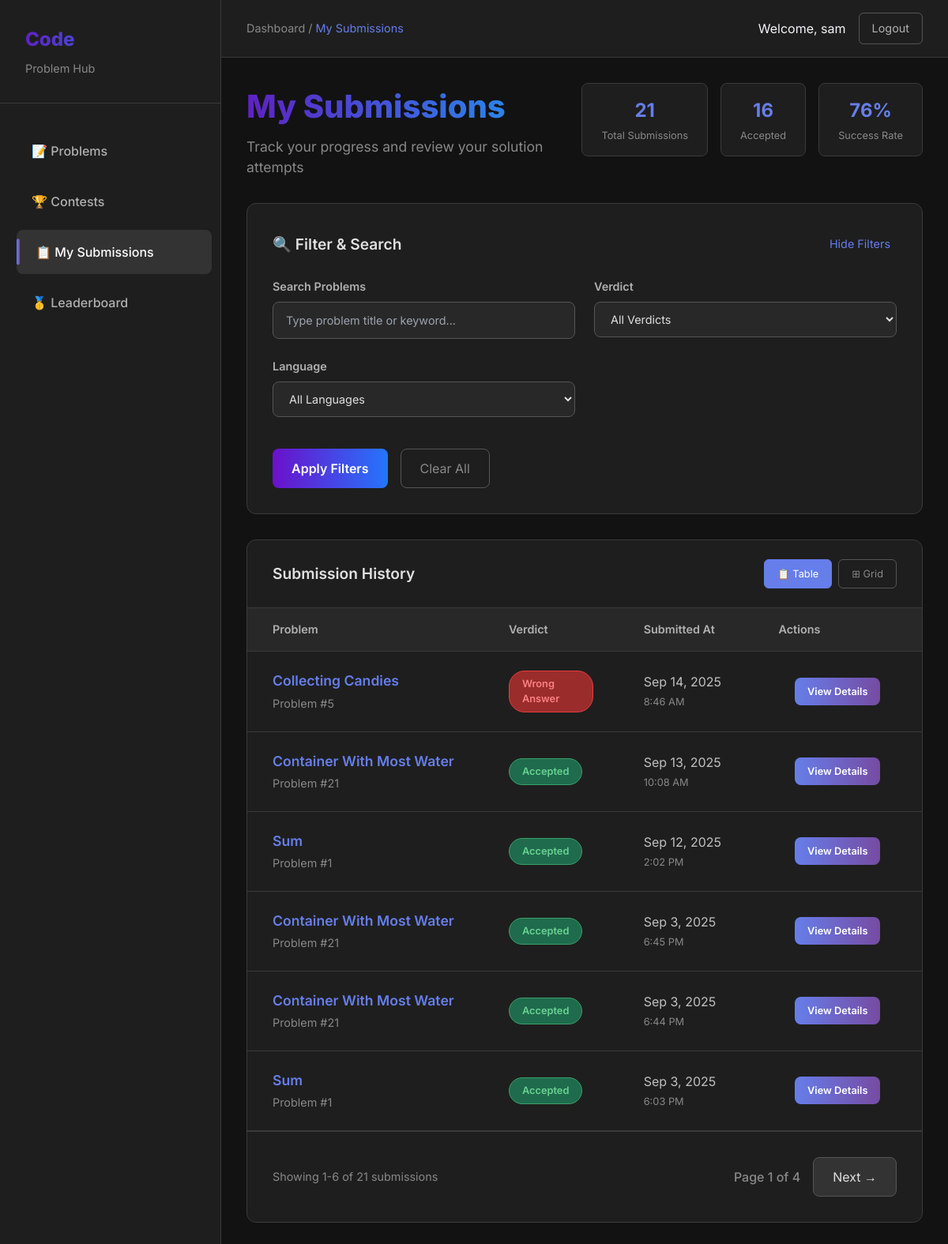
Before: /submissions/history/ (signed in) with the older database file.
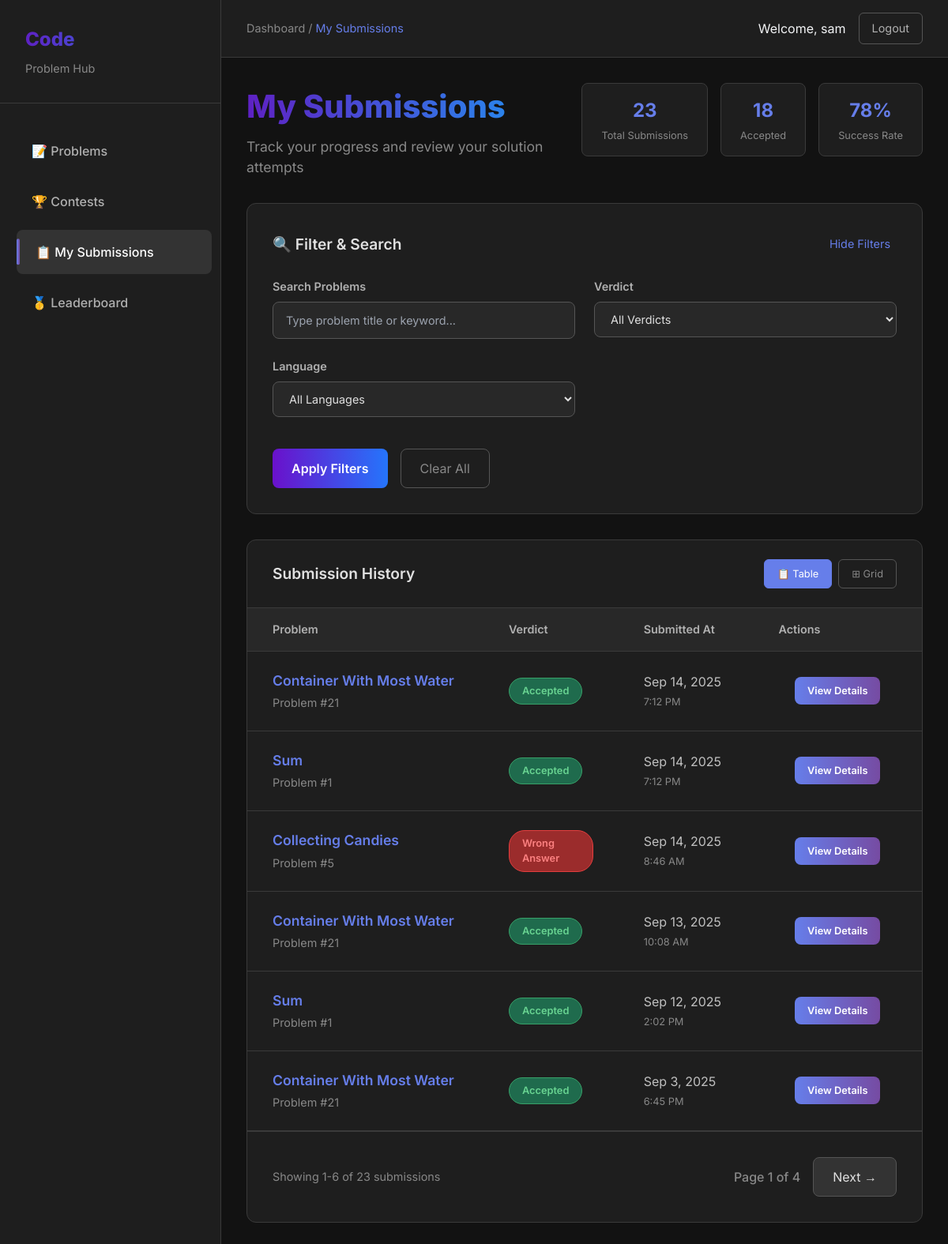
After: the same page with the newer database file.
### submissions/models.py (models this page shows, shortened)
class Submission(models.Model):
    STATUS_CHOICES = [
        ('Accepted', 'Accepted'),
        ('Wrong Answer', 'Wrong Answer'),
        ('Time Limit Exceeded', 'Time Limit Exceeded'),
        ('Runtime Error', 'Runtime Error'),
    ]
    user = models.ForeignKey(User, on_delete=models.CASCADE)
    problem = models.ForeignKey(Problem, on_delete=models.CASCADE)
    code = models.TextField()
    language = models.CharField(max_length=20, default='python')
    created_at = models.DateTimeField(auto_now_add=True)
    verdict = models.CharField(max_length=20, choices=STATUS_CHOICES)
    output = models.TextField()
    error = models.TextField()

### problems/models.py (models this page shows, shortened)
class Problem(models.Model):
    DIFFICULTY_CHOICES = [
        ('Easy', 'Easy'),
        ('Medium', 'Medium'),
        ('Hard', 'Hard'),
    ]
    title = models.CharField(max_length=200)
    description = models.TextField()
    input_description = models.TextField()
    output_description = models.TextField()
    constraints = models.TextField()
    sample_input = models.TextField()
    sample_output = models.TextField()
    difficulty = models.CharField(max_length=10, choices=DIFFICULTY_CHOICES)
    tags = models.ManyToManyField(Tag, related_name='problems')
    slug = models.SlugField(unique=True)
    is_ai_source = models.BooleanField(default=False)

### submissions/views.py (the view)
# urls.py: path('history/', views.submission_history, name='submission_history'),
@login_required
def submission_history(request):
    submissions = Submission.objects.filter(user=request.user).order_by('-created_at')
    paginator = Paginator(submissions, 6)
    page_number = request.GET.get('page')
    page_obj = paginator.get_page(page_number)
    if User.is_authenticated:
        total_submissions = submissions.count()
        accepted_count = submissions.filter(verdict='Accepted').count()
    else:
        total_submissions = 0
        accepted_count = 0
    percent_accepted = int(accepted_count / total_submissions * 100) if total_submissions > 0 else 0
    return render(request, 'submissions/history.html', {
        'submissions': page_obj,
        'total_submissions': total_submissions,
        'accepted_count': accepted_count,
        'percent_accepted': percent_accepted,
        })

### templates/submissions/history.html (shortened to what the changed rows need)
<!DOCTYPE html>
<html lang="en">
<head>
    <script src="https://cdn.tailwindcss.com"></script>
</head>
<body class="bg-gray-900 text-gray-100">
    <div class="main-container">
        <div style="flex: 1;">
            <main class="content-area">
                <div class="content-header">
                    <div class="page-title-section">
                        <h1 class="page-title">My Submissions</h1>
                    </div>
                    <div class="stats-section">
                        <div class="stat-card">
                            <div class="stat-number" id="totalSubmissions">{{total_submissions}}</div>
                            <div class="stat-label">Total Submissions</div>
                        </div>
                        <div class="stat-card">
                            <div class="stat-number" id="acceptedSubmissions">{{accepted_count}}</div>
                            <div class="stat-label">Accepted</div>
                        </div>
                        <div class="stat-card">
                            <div class="stat-number" id="acceptanceRate">{{percent_accepted}}%</div>
                            <div class="stat-label">Success Rate</div>
                        </div>
                    </div>
                </div>
                <div class="filter-panel">
                    <div class="filter-header">
                        <h2 class="filter-title">🔍 Filter & Search</h2>
                    </div>
                </div>
                <div class="submissions-container">
                    <div class="submissions-header">
                        <h2 class="submissions-title">Submission History</h2>
                    </div>
                    <div class="submissions-table-container" id="tableView">
                        <table class="submissions-table">
                            <thead>
                                <tr>
                                    <th style="width: 35%;">Problem</th>
                                    <th style="width: 20%;">Verdict</th>
                                    <th style="width: 20%;">Submitted At</th>
                                    <th style="width: 25%;">Actions</th>
                                </tr>
                            </thead>
                            <tbody id="submissionTableBody">
                                {% for submission in submissions %}
                                <tr>
                                    <td>
                                        <a href="{% url 'problem_detail' submission.problem.slug %}" class="problem-title-cell">{{ submission.problem.title }}</a>
                                        <div style="color: #888; font-size: 0.9rem; margin-top: 0.25rem;">
                                            Problem #{{ submission.problem.id }}
                                        </div>
                                    </td>
                                    <td>
                                        <span class="verdict-badge
                                            {% if submission.verdict == 'Accepted' %}verdict-accepted
                                            {% elif submission.verdict == 'Wrong Answer' %}verdict-wrong
                                            {% elif submission.verdict == 'Runtime Error' %}verdict-runtime-error
                                            {% elif submission.verdict == 'Time Limit Exceeded' %}verdict-tle
                                            {% else %}verdict-other
                                            {% endif %}">
                                            {{ submission.verdict }}
                                        </span>
                                    </td>
                                    <td style="color: #c0c0c0;">
                                        {{ submission.created_at|date:"M j, Y" }}<br>
                                        <span style="color: #888; font-size: 0.8rem;">{{ submission.created_at|time:"g:i A" }}</span>
                                    </td>
                                    <td class="actions-cell">
                                        <button
                                            onclick="showSubmissionDetails(
                                                `{{ submission.code|escapejs }}`,
                                                `{{ submission.output|default:''|escapejs }}`,
                                                `{{ submission.error|default:''|escapejs }}`,
                                                '{{ submission.problem.title|escapejs }}',
                                                '{{ submission.verdict|escapejs }}',
                                                '{{ submission.created_at|escapejs }}'
                                            )"
                                            class="view-details-btn"
                                        >
                                            View Details
                                        </button>
                                    </td>
                                </tr>
                                {% endfor %}
                            </tbody>
                        </table>
                    </div>
                    <div class="pagination-container">
                        <div class="pagination-info">
                            Showing {{ submissions.start_index }}-{{ submissions.end_index }} of {{ submissions.paginator.count }} submissions
                        </div>
                        <div class="pagination-controls">
                            <span>Page {{ submissions.number }} of {{ submissions.paginator.num_pages }}</span>
                            {% if submissions.has_next %}
                                <a href="?page={{ submissions.next_page_number }}">
                                </a>
                            {% endif %}
                        </div>
                    </div>
                </div>
            </main>
        </div>
    </div>
</body>
</html>

Changed rows visible on the page:
no longer on this page (row unchanged): Submission: problem "Container With Most Water", problem.id "21", verdict "Accepted", created_at "Sep 3, 2025", created_at "6:44 PM"
no longer on this page (row unchanged): Submission: problem "Sum", problem.id "1", verdict "Accepted", created_at "Sep 3, 2025", created_at "6:03 PM"
added Submission: problem "Container With Most Water", problem.id "21", verdict "Accepted", created_at "Sep 14, 2025", created_at "7:12 PM"
added Submission: problem "Sum", problem.id "1", verdict "Accepted", created_at "Sep 14, 2025", created_at "7:12 PM"
Other visible differences:
{{ total_submissions }}: "21" → "23"
{{ accepted_count }}: "16" → "18"
{{ percent_accepted }}: "76" → "78"
{{ submissions.paginator.count }}: "21" → "23"
